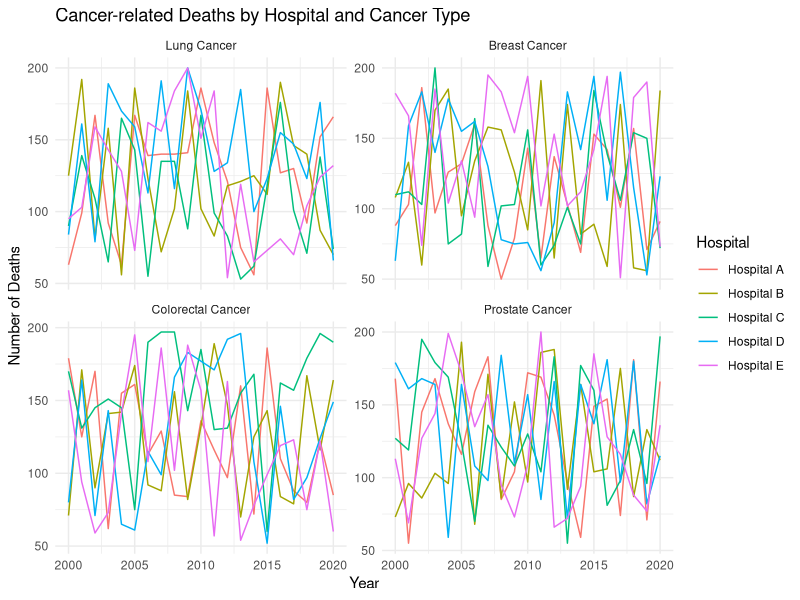

Here is the R script that generated this plot: (Note: this script raises an error after producing the figure.)
#### Preamble ####
# Purpose: Simulates data through 10 tests
# Author: Hailey Jang
# Date: 26 March 2024
# Contact: Hailey.Jang@utoronto.ca 
# License: MIT

#### Workspace setup ####
library(ggplot2)

#### Simulate data ####
set.seed(123) 

# Simulating data
years <- 2000:2020
hospitals <- paste("Hospital", LETTERS[1:5])
cancer_types <- c("Lung Cancer", "Breast Cancer", "Colorectal Cancer", "Prostate Cancer")

data <- expand.grid(Year = years, Hospital = hospitals, CancerType = cancer_types)
data$Deaths <- sample(50:200, size = nrow(data), replace = TRUE) # Random deaths

head(data)

#### Summary data ####

summary(data$Deaths)
table(data$Hospital)

#### Visualize data ####

ggplot(data, aes(x = Year, y = Deaths, color = Hospital)) +
  geom_line() +
  facet_wrap(~CancerType, scales = "free_y") +
  theme_minimal() +
  labs(title = "Cancer-related Deaths by Hospital and Cancer Type", y = "Number of Deaths", x = "Year")

#### Test data ####
# Test1
anova_model <- aov(Deaths ~ Hospital, data = data)
summary(anova_model)

# Test2
lm_model <- lm(Deaths ~ Year, data = data)
summary(lm_model)

# Test3
table_cancer_hospital <- table(data$Hospital, data$CancerType)
chisq.test(table_cancer_hospital)

# Test4
t.test(data$Deaths[data$Hospital == "Hospital A" & data$CancerType == "Lung Cancer"],
       data$Deaths[data$Hospital == "Hospital B" & data$CancerType == "Lung Cancer"])


# Test5
kruskal.test(Deaths ~ CancerType, data = data)


# Test6
cor.test(data$Year, data$Deaths)

# Test7
ts_data <- ts(data$Deaths[data$Hospital == "Hospital A"], start = 2000, frequency = 1)
autoplot(ts_data)

# Test8
multivar_model <- lm(Deaths ~ Year + CancerType, data = data)
summary(multivar_model)

# Test9
data$DeathHighLow <- as.factor(ifelse(data$Deaths > median(data$Deaths), "High", "Low"))
logistic_model <- glm(DeathHighLow ~ Year + Hospital, data = data, family = "binomial")
summary(logistic_model)

# Test10
tukey_hsd_result <- TukeyHSD(anova_model)
print(tukey_hsd_result)


